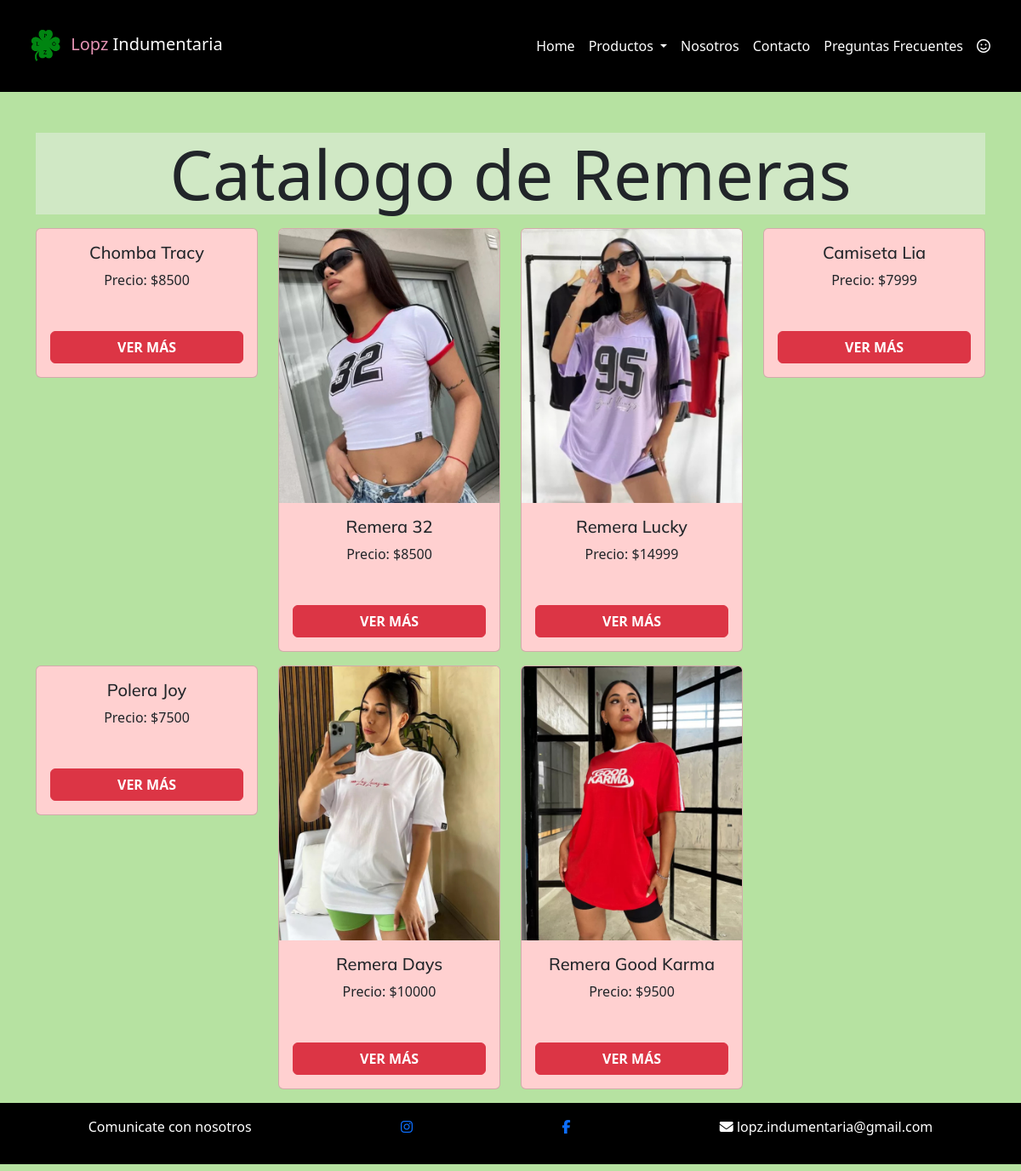
The app's page /index.php?sec=categoria&cat=2 with its own data.
### tables this page shows
CREATE TABLE `catalogo` (
  `id` int(11) NOT NULL,
  `nombre` varchar(200) NOT NULL
);

CREATE TABLE `productos` (
  `id` int(11) NOT NULL,
  `nombre` varchar(200) NOT NULL,
  `id_catalogo` int(11) NOT NULL,
  `descripcion` varchar(500) NOT NULL,
  `talles` varchar(50) NOT NULL,
  `stock` int(11) NOT NULL,
  `imagen` varchar(500) NOT NULL,
  `precio` int(11) NOT NULL,
  `destacado` int(11) NOT NULL
);

### classes/Catalogo.php (called while the page is built, shortened)
<?php
class Catalogo
{
    protected $nombre;
    public function catalogo_x_id(int $id)
    {
        $conexion = (new Conexion())->getConexion();
        $query = "SELECT * FROM catalogo WHERE id = $id";
        $PDOStatment = $conexion->prepare($query);
        $PDOStatment->setFetchMode(PDO::FETCH_CLASS, self::class);
        $PDOStatment->execute();
        $resultado = $PDOStatment->fetch();
        return $resultado;
    }
    public function getNombre()
    {
        return $this->nombre;
    }
}

### classes/Producto.php (called while the page is built, shortened)
<?php
    class Producto{
        protected $id;
        protected $nombre;
        protected $imagen;
        protected $precio;
        public function catalogo_x_categoria(int $id) {
             $conexion = (new Conexion())->getConexion();
             $query = "SELECT * FROM productos WHERE id_catalogo = $id";
             $PDOStatment = $conexion->prepare($query);
             $PDOStatment->setFetchMode(PDO::FETCH_CLASS, self::class);
             $PDOStatment->execute();
             $catalogo = $PDOStatment->fetchAll();
             return $catalogo;
        }
        public function getId()
        {
                return $this->id;
        }
        public function getNombre()
        {
                return $this->nombre;
        }
        public function getImagen()
        {
                return $this->imagen;
        }
        public function getPrecio()
        {
                return $this->precio;
        }
    }
?>

### views/categoria.php (the view, shortened to what this page needs)
<?php
$id_categoria = $_GET['cat'] ?? FALSE;
$miProductoCatalogo = new Producto();
$producto = $miProductoCatalogo->catalogo_x_categoria($id_categoria);
$catalogo = (new Catalogo())->catalogo_x_id($id_categoria);
?>
<div class="mt-5 mb-3">
    <h1 class="text-center display-1" style="background-color: #D0E8C5;">Catalogo de <?=  $catalogo->getNombre(); ?></h1>
</div>
<div class="row">
    <?php if(count($producto))  {   ?>
    <?php foreach ($producto as $ropa) { ?>
        <div class="col-3">
        <div class="card mb-3 text-center" style="background-color: #FFD0D0">
            <img src="img/<?=$ropa->getImagen()?>" class="card-img-top" alt="">
            <div class="card-body">
                <h5 class="card-title"><?=$ropa->getNombre()?></h5>
                <p class="card-text">Precio: $<?=$ropa->getPrecio()?></p>
            </div>
            <div class="card-body">
                <a href="index.php?sec=producto&id=<?= $ropa->getId() ?>" class="btn btn-danger w-100 fw-bold" >VER MÁS</a>
            </div>
        </div>
    </div>
    <?php } ?>
    <?php }else { ?>
         <div class="col-12">
             <h2 class="text-center text-danger mb-5">No se encontraron Productos</h2>
         </div>
    <?php } ?>
</div>

### css/estilos.css (style rules this page uses)
h5 { font-family: "Mulish", sans-serif; font-optical-sizing: auto; font-weight: weight; font-style: normal; }

### records on screen
catalogo: nombre "Remeras"
productos: nombre "Chomba Tracy", precio "8500"
productos: imagen (picture), nombre "Remera 32", precio "8500"
productos: imagen (picture), nombre "Remera Lucky", precio "14999"
productos: nombre "Camiseta Lia", precio "7999"
productos: nombre "Polera Joy", precio "7500"
productos: imagen (picture), nombre "Remera Days", precio "10000"
productos: imagen (picture), nombre "Remera Good Karma", precio "9500"
